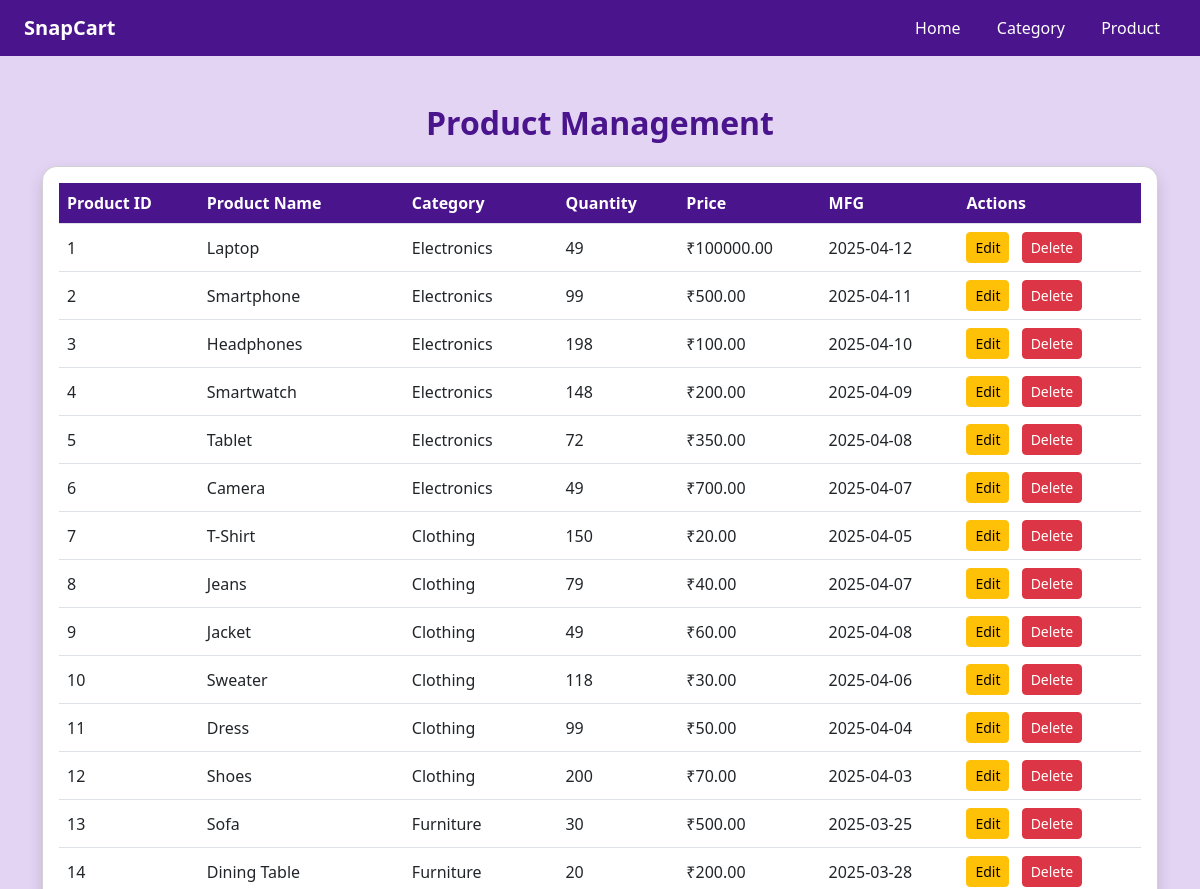
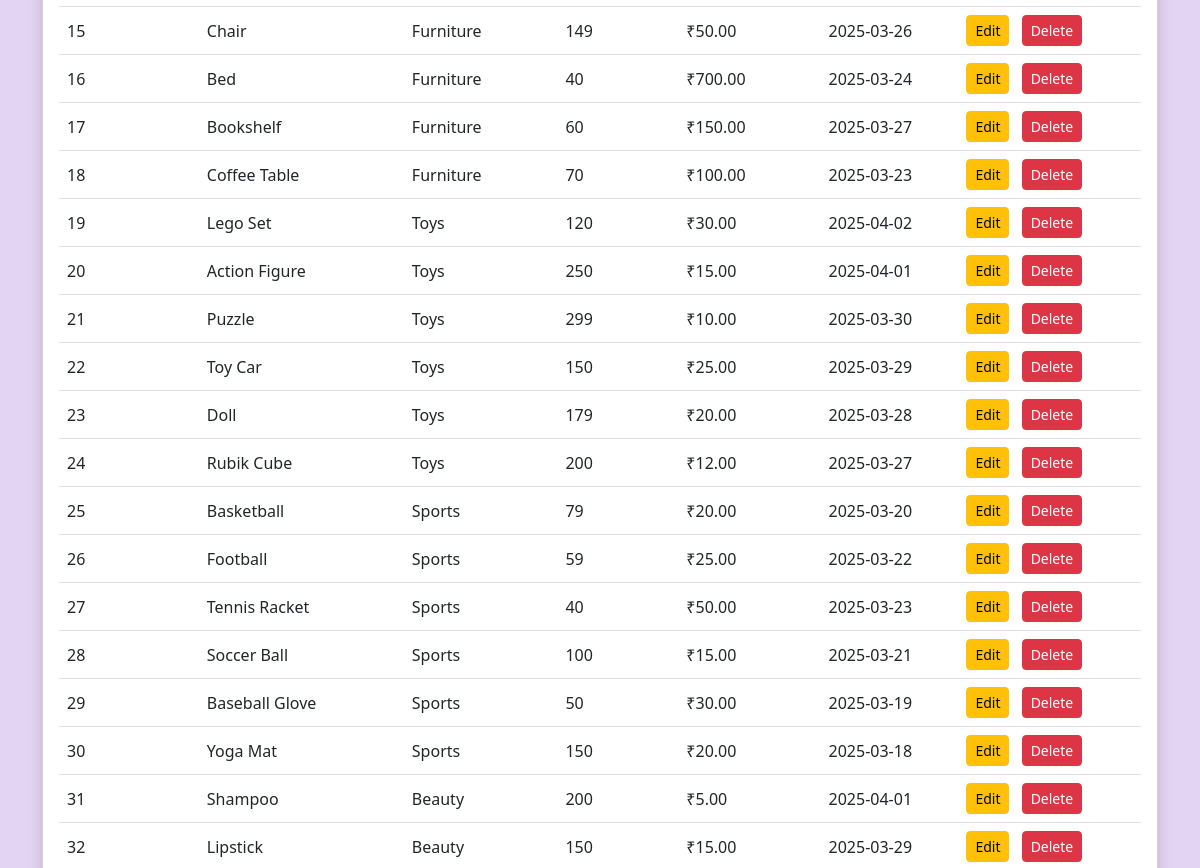
Page /admin_product (upper part) on the earlier database version (2 pictures, top to bottom).
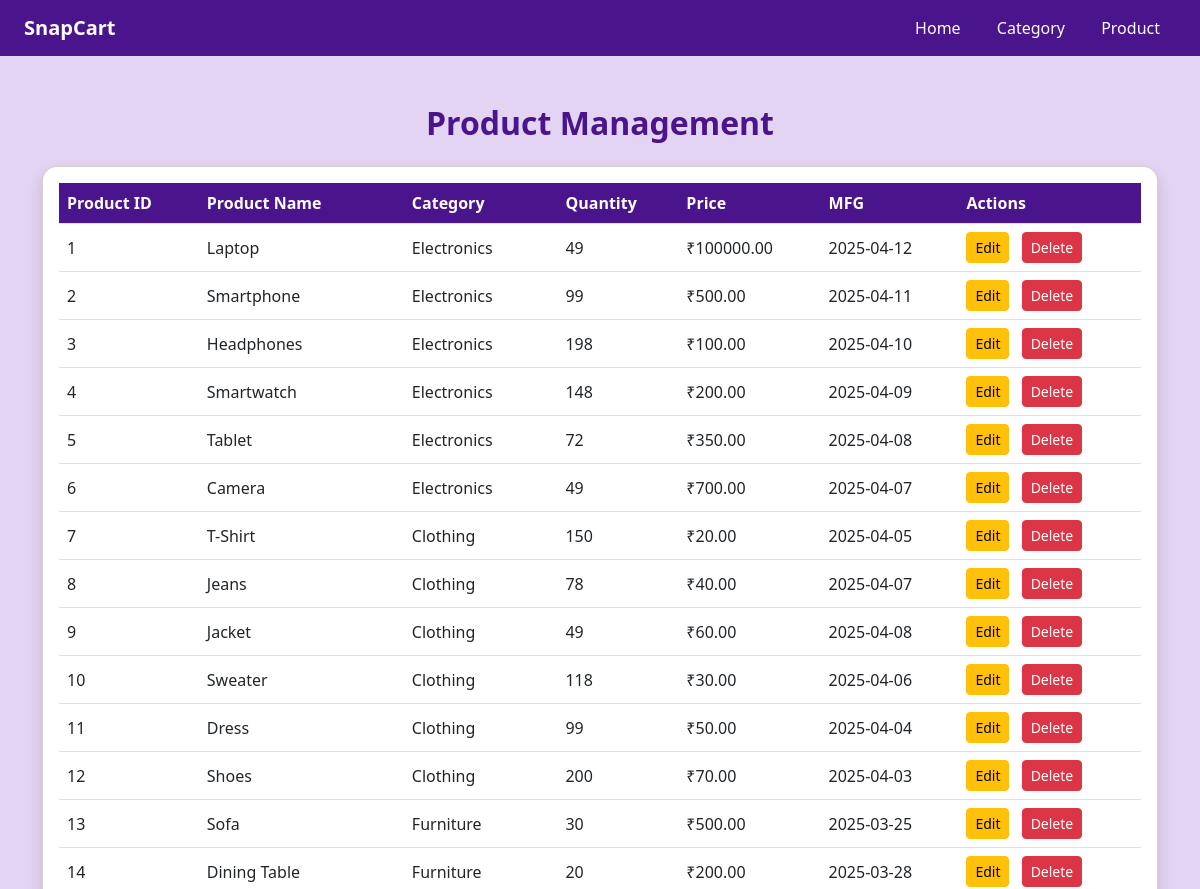
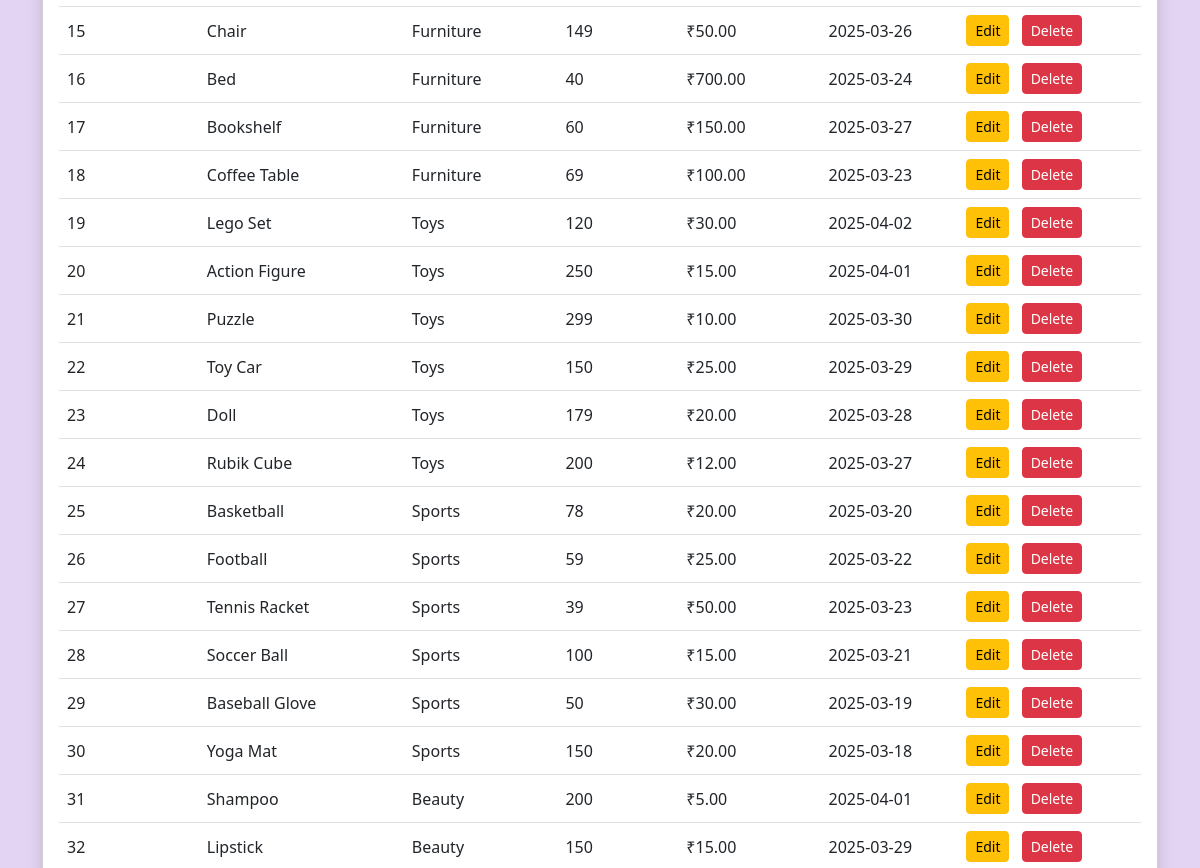
Same page on the later database version (2 pictures, top to bottom).
### models.py (models this page shows)
class Product(db.Model):  # Class names should start with uppercase
    __tablename__ = 'product'
    id = db.Column(db.Integer, primary_key=True)
    name = db.Column(db.String(64), nullable=False)
    price = db.Column(db.Float, nullable=False)
    category_id = db.Column(db.Integer, db.ForeignKey('category.id'), nullable=False)
    quantity = db.Column(db.Integer, nullable=False)
    man_date = db.Column(db.Date, nullable=False)
    category = db.relationship('Category', back_populates='products')

class Category(db.Model):
    __tablename__ = 'category'
    id = db.Column(db.Integer, primary_key=True)
    name = db.Column(db.String(64), nullable=False)
    products = db.relationship('Product', back_populates='category', cascade='all, delete')

### routes.py (the view)
@app.route('/admin_product')
def admin_product():
    products = Product.query.options(db.joinedload(Product.category)).all()
    return render_template('admin/admin_product.html', products=products)

### templates/admin/admin_product.html (shortened to what this page needs)
<!DOCTYPE html>
<html lang="en">
<head>
    <link href="https://cdn.jsdelivr.net/npm/bootstrap@5.3.0/dist/css/bootstrap.min.css" rel="stylesheet">
</head>
<body>
    <nav class="navbar navbar-expand-lg snap-purple px-4">
        <a class="navbar-brand text-white fw-bold">SnapCart</a>
        <div class="ms-auto">
            <a class="nav-link d-inline px-3" href="{{ url_for('admin_home') }}">Home</a>
            <a class="nav-link d-inline px-3" href="{{ url_for('admin_category') }}">Category</a>
            <a class="nav-link d-inline px-3" href="{{ url_for('admin_product') }}">Product</a>
        </div>
    </nav>
    <div class="container py-5">
        <h2 class="text-center mb-4">Product Management</h2>
        <div class="card shadow p-3">
            <div class="table-responsive">
                <table class="table table-hover align-middle">
                    <thead>
                        <tr>
                            <th scope="col">Product ID</th>
                            <th scope="col">Product Name</th>
                            <th scope="col">Category</th>
                            <th scope="col">Quantity</th>
                            <th scope="col">Price</th>
                            <th scope="col">MFG</th>
                            <th scope="col">Actions</th>
                        </tr>
                    </thead>
                    <tbody>
                        {% for product in products %}
                        <tr>
                            <td>{{ product.id }}</td>
                            <td>{{ product.name }}</td>
                            <td>{{ product.category.name }}</td>
                            <td>{{ product.quantity }}</td>
                            <td>₹{{ "%.2f"|format(product.price) }}</td>
                            <td>{{ product.man_date}}</td>
                            <td>
                                <a href="{{ url_for('edit_product', id=product.id, next = 'admin_product' )}}" class="btn btn-sm btn-warning me-2">Edit</a>
                                <a href="{{ url_for('delete_product', id=product.id, next = 'admin_product') }}" class="btn btn-sm btn-danger" onclick="return confirm('Are you sure you want to delete this category?');">Delete</a>
                            </td>
                        </tr>
                        {% else %}
                        <tr>
                            <td colspan="4" class="text-center">No products available.</td>
                        </tr>
                        {% endfor %}
                    </tbody>
                </table>
            </div>
        </div>
    </div>
</body>
</html>

Differences in the rows shown:
changed Product "Jeans": quantity "79" → "78"
changed Product "Coffee Table": quantity "70" → "69"
changed Product "Basketball": quantity "79" → "78"
changed Product "Tennis Racket": quantity "40" → "39"
